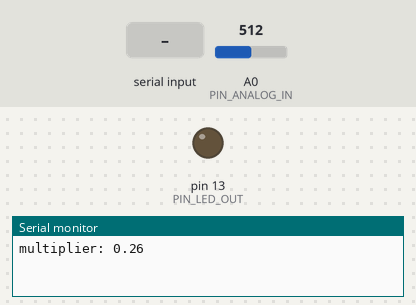
A sketch run on a simulated Arduino Uno, built with avr-gcc and run on an emulated ATmega328P. Shown: output pins drawn as LEDs (lit = HIGH), the last lines printed to the serial monitor. Inputs (shaded band) come from the test bench; at power-on: A0 (PIN_ANALOG_IN) = 512.

Above: at 0.1 s.
1.3 s: "1" received over Serial
At 14.1 s:
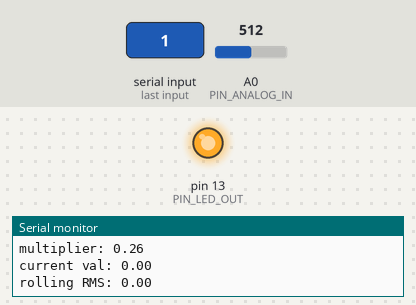
Timing chart, 0 to 16.2 s (numbered marks = the images above; inputs shaded):
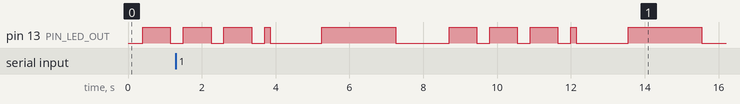

The sketch:

powerSensorRead.ino
```cpp
#include <EEPROM.h>
#include <math.h>

//set to true to run the blink-pattern with test values first
#define TEST_BLINK false

//set to true to log ADC sample time
#define PROFILE_ADC false

//true to save to EEPROM periodically
#define SAVE_EEPROM false
#if SAVE_EEPROM
/* write to EEPROM when these many samples have been collected (and RMS
 * value has changed since last write)
 */
const int BATCHES_PER_STORAGE = 10;
#endif
/*
 * Read value at analog pin (multiplied/offset by some value as required),
 * calculate rolling average and display this using internal LED blinks and serial output
 * and save it to EEPROM to be retrieved later by another sketch
 *
 * Blink pattern:
 * Short blink     => +1 to current digit
 * Medium blink    => +3 to current digit
 * Medium gap(off) => next digit
 * Long blink      => starting over
 */
const int PIN_ANALOG_IN = A0;
const int PIN_LED_OUT = LED_BUILTIN;

//in millisec
const int BLINK_SHORT_TIME = 150;
const int BLINK_MED_TIME   = 750;
const int BLINK_LONG_TIME  = 2000;
const int GAP_DEFAULT      = 350;
const int GAP_MEDIUM       = 1050;

/* Offsetting is done first, then multiply
 */
const int ANALOG_OFFSET = -512;
/* value of (5000/1023) shows millivolts directly,
 * calibrated for current sensor with resolution of 0.1 amps
 */
const float ANALOG_MULTIPLIER = (5000.0/1023.0)/(18.5);

//to minimize fluctuation, take these many samples at a time
const int SAMPLES_PER_BATCH = 3076;
/* value selected to have only full waves in the batch at both 50/60 Hz
 * since partial waves will skew the result
 * (~20/24 waves sampled respectively)
 */

/**
 * Output a value with heading to serial (eg.: "Illusion: 100")
 */
 void printTitledValue(char str[],float val)
{
	Serial.print(str);
	Serial.println(val);
}

/**
 * keep a pin HI then LOW for specified durations
 */
void blinkWithGap(int pin, int onTime, int offTime)
{
	digitalWrite(pin,HIGH);
	delay(onTime);
	digitalWrite(pin,LOW);
	delay(offTime);
}

/*
 * helper funtion to use blink pattern as specified in main doc to display value
 * decimal part is truncated
 */
void blinkPattern(float value)
{
	//quick and dirty fix for value==0
	if(value == 0)
	{
		value = 0.1;
	}

	//quick and dirty fix to reverse digits
	float val = value;
	while (val >= 10.0) {
		val/=10;
	}

	int digit;

	do {
		digit = ((int)val)%10;
		if(digit == 0)
		{
			//blink to 10 if digit is 0 instead of skipping digit
			digit = 10;
		}

		//the actual blinking
		while (digit >= 3)
		{
			blinkWithGap(PIN_LED_OUT, BLINK_MED_TIME, GAP_DEFAULT);
			digit-=3;
		}
		while (digit > 0)
		{
			blinkWithGap(PIN_LED_OUT, BLINK_SHORT_TIME, GAP_DEFAULT);
			digit--;
		}

		//move to next digit
		delay(GAP_MEDIUM);
		val*=10;
	}while (val <= value);

	blinkWithGap(PIN_LED_OUT, BLINK_LONG_TIME, GAP_MEDIUM);
}

void blinkTest(float val) {
	Serial.println(val);
	delay(1000);
	blinkPattern(val);
}

void setup() {
	// initialize serial communication at 9600 bits per second:
	Serial.begin(9600);
	pinMode(PIN_LED_OUT, OUTPUT);

	printTitledValue("multiplier: ",ANALOG_MULTIPLIER);
	Serial.println("");

	/**
	* Tests!
	*/
	#if (TEST_BLINK)
		blinkTest(0.0);
		blinkTest(100.0);
		blinkTest(12345.0);
		blinkTest(67890.0);
	#endif
}

float batchValue;
float currentSample;
float rollingAvgOfSquares;
float rollingRMS;
float totalBatches = 0;
int samplesInBatch;
int writeAddress = 0;

#if (PROFILE_ADC)
	unsigned int time;
	#define profileStart() time = millis()
	#define profileEnd() time = millis() - time
	#define logProfile() printTitledValue("sample time: ", time)
#else
	#define profileStart()
	#define profileEnd()
	#define logProfile()
#endif

void loop()
{
	batchValue = 0;
	profileStart();
	for (samplesInBatch = 0; samplesInBatch < SAMPLES_PER_BATCH; samplesInBatch++)
	{
		// read the input on analog pin 0:
		currentSample = (analogRead(PIN_ANALOG_IN)+ANALOG_OFFSET);
		//take square for rms
		batchValue += currentSample*currentSample;
	}
	profileEnd();
	batchValue = batchValue / samplesInBatch;
	// calculate rolling RMS & print
	rollingAvgOfSquares = ((rollingAvgOfSquares * totalBatches) + batchValue) / (totalBatches + 1);
	totalBatches++;
	rollingRMS = sqrt(rollingAvgOfSquares) * ANALOG_MULTIPLIER;

	//Only calculate for serial output if required (i.e, if any message is received, it will start sending)
	if (Serial.available())
	{
		// print out the value you read:
		printTitledValue("current val: ", sqrt(batchValue) * ANALOG_MULTIPLIER);
		logProfile();
		printTitledValue("rolling RMS: ", rollingRMS);
		Serial.println("");
	}

	#if (SAVE_EEPROM)
	if(((int)totalBatches % BATCHES_PER_STORAGE) == 0)
	{
		if (rollingRMS != EEPROM.read(writeAddress))
		{
			Serial.println("writing to memory");
			writeAddress++;
			if(writeAddress == EEPROM.length())
			{
				writeAddress = 0;
			}
			//only one byte (max value of 256) is written to memory
			EEPROM.write(writeAddress, (char)rollingRMS);
		}
		else
		{
			Serial.println("skipped memory write");
		}
	}
	#endif
	//show blink pattern
	blinkPattern(rollingRMS);
}
```
